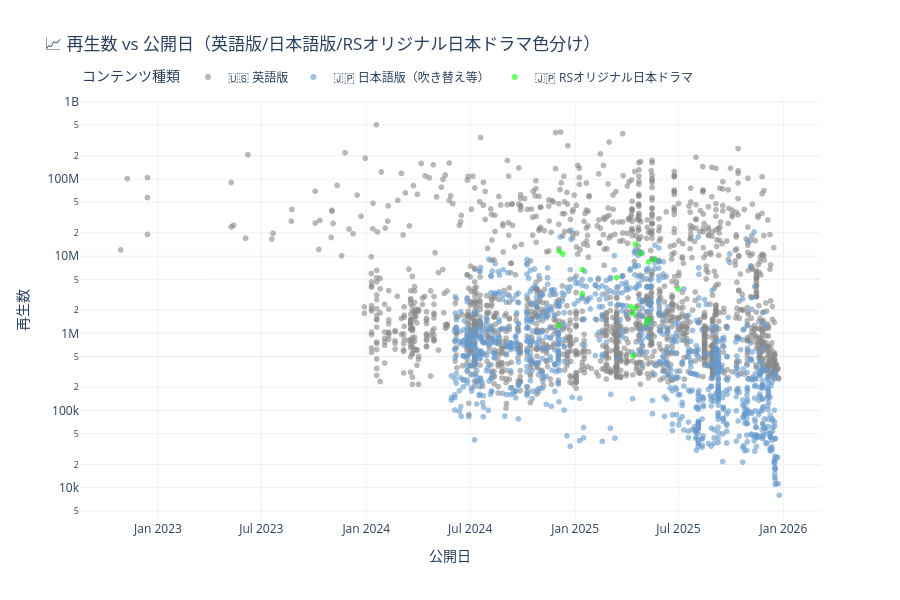

Notebook code for this chart:
### Code cell
# 📈 再生数 vs 公開日（両言語比較 + RSオリジナル日本ドラマ色分け）

# df_enが定義されていない場合はスキップ
if 'df_en' not in dir() or df_en is None:
    print("⚠️ 英語版データ(df_en)が読み込まれていません")
    print("   → 先に「10. 英語版 vs 日本語版 比較分析」セクションを実行してください")
elif len(df_en) > 0:
    # 日本語版データ準備
    df_ja_plot = df[df['release_date'].notna()].copy()
    
    # RSオリジナル日本ドラマ判定（is_japanese_castフラグを使用）
    # このフラグは t_book_id.startswith('140000000140000') で判定
    # 公式シェルフと100%一致
    df_ja_plot['content_type'] = df_ja_plot['is_japanese_cast'].map({
        True: '🇯🇵 RSオリジナル日本ドラマ',
        False: '🇯🇵 日本語版（吹き替え等）'
    })
    
    # 英語版データ準備
    df_en_plot = df_en[df_en['release_date'].notna()].copy()
    df_en_plot['content_type'] = '🇺🇸 英語版'
    
    # 結合
    df_scatter = pd.concat([
        df_en_plot[['title', 'read_count', 'release_date', 'content_type']],
        df_ja_plot[['title', 'read_count', 'release_date', 'content_type']]
    ])
    
    # カラーマップ（日本キャストを圧倒的に目立たせる）
    color_map = {
        '🇺🇸 英語版': '#888888',              # グレー（控えめ）
        '🇯🇵 RSオリジナル日本ドラマ': '#00FF00',  # ★ 鮮やかなライムグリーン（最も目立つ）
        '🇯🇵 日本語版（吹き替え等）': '#6699CC'   # 薄い青（控えめ）
    }
    
    fig = px.scatter(
        df_scatter,
        x='release_date',
        y='read_count',
        color='content_type',
        hover_name='title',
        hover_data={'read_count': ':,'},
        title='📈 再生数 vs 公開日（英語版/日本語版/RSオリジナル日本ドラマ色分け）',
        labels={
            'read_count': '再生数',
            'release_date': '公開日',
            'content_type': 'コンテンツ種類'
        },
        log_y=True,
        opacity=0.6,
        color_discrete_map=color_map
    )
    
    fig.update_layout(
        height=600,
        template='plotly_white',
        legend=dict(orientation='h', yanchor='bottom', y=1.02)
    )
    
    fig.show()
    
    # 統計表示
    print('\n📊 コンテンツ種類別統計:')
    for ct in color_map.keys():
        subset = df_scatter[df_scatter['content_type'] == ct]
        print(f"  {ct}: {len(subset):,}作品, 平均再生数: {subset['read_count'].mean():,.0f}")

### Figure 1 — Plotly figure (JSON) as saved in the notebook; plotly's stock layout.template omitted (floating-point values rounded to 4 significant figures; data arrays with more than 128 entries replaced by an {"elided": "..."} marker saying what was removed)
{"data": [{"hovertemplate": "<b>%{hovertext}</b><br><br>コンテンツ種類=🇺🇸 英語版<br>公開日=%{x}<br>再生数=%{y:,}<extra></extra>", "hovertext": {"elided": "1827 str values"}, "legendgroup": "🇺🇸 英語版", "marker": {"color": "#888888", "opacity": 0.6, "symbol": "circle"}, "mode": "markers", "name": "🇺🇸 英語版", "showlegend": true, "type": "scattergl", "x": {"elided": "1827 str values"}, "xaxis": "x", "y": {"elided": "1827 int values"}, "yaxis": "y"}, {"hovertemplate": "<b>%{hovertext}</b><br><br>コンテンツ種類=🇯🇵 日本語版（吹き替え等）<br>公開日=%{x}<br>再生数=%{y:,}<extra></extra>", "hovertext": {"elided": "1009 str values"}, "legendgroup": "🇯🇵 日本語版（吹き替え等）", "marker": {"color": "#6699CC", "opacity": 0.6, "symbol": "circle"}, "mode": "markers", "name": "🇯🇵 日本語版（吹き替え等）", "showlegend": true, "type": "scattergl", "x": {"elided": "1009 str values"}, "xaxis": "x", "y": {"elided": "1009 int values"}, "yaxis": "y"}, {"hovertemplate": "<b>%{hovertext}</b><br><br>コンテンツ種類=🇯🇵 RSオリジナル日本ドラマ<br>公開日=%{x}<br>再生数=%{y:,}<extra></extra>", "hovertext": ["もう一度、君に恋をする", "消防士の元夫、悔恨の炎に焼かれて", "無職の夫は大富豪だった件!", "ダイヤモンドの再会", "銃と金とクリスマス", "財閥令嬢様の二重生活", "ケーキ職人のワタシが大富豪と偽装結婚した話", "禁断の誘い～彼のものに～", "Yesから始まるラブストーリー", "負け犬の私がバージンを捨てる！", "嫌いなアイツの専属メイド!?", "一目惚れ！今すぐ結婚してくれますか？", "冷酷御曹司の愛妻計画", "帰ってきたお嬢様", "せめて最後に愛のキスを", "奪われたプリマバレリーナ", "令嬢決戦！私こそが学園のクイーン"], "legendgroup": "🇯🇵 RSオリジナル日本ドラマ", "marker": {"color": "#00FF00", "opacity": 0.6, "symbol": "circle"}, "mode": "markers", "name": "🇯🇵 RSオリジナル日本ドラマ", "showlegend": true, "type": "scattergl", "x": ["2025-04-12T05:03:11.000000000", "2025-06-30T11:36:02.000000000", "2025-03-14T14:46:55.000000000", "2024-12-03T21:09:42.000000000", "2025-05-09T12:03:57.000000000", "2024-12-10T12:18:56.000000000", "2025-04-16T16:12:31.000000000", "2025-05-06T11:06:45.000000000", "2024-12-03T11:04:26.000000000", "2025-05-09T12:02:06.000000000", "2025-05-20T10:59:00.000000000", "2025-04-08T05:26:38.000000000", "2025-04-25T15:21:26.000000000", "2025-01-13T15:21:05.000000000", "2025-01-13T15:18:56.000000000", "2025-04-12T04:29:41.000000000", "2025-04-16T12:15:28.000000000"], "xaxis": "x", "y": [1782719, 3772827, 5272080, 11598430, 8405779, 10659154, 2120927, 1348076, 1262315, 1530179, 9049960, 2222828, 10861430, 3254218, 6680386, 513933, 14320934], "yaxis": "y"}], "layout": {"height": 600, "legend": {"orientation": "h", "title": {"text": "コンテンツ種類"}, "tracegroupgap": 0, "y": 1.02, "yanchor": "bottom"}, "title": {"text": "📈 再生数 vs 公開日（英語版/日本語版/RSオリジナル日本ドラマ色分け）"}, "xaxis": {"anchor": "y", "domain": [0, 1], "title": {"text": "公開日"}}, "yaxis": {"anchor": "x", "domain": [0, 1], "title": {"text": "再生数"}, "type": "log"}}}
